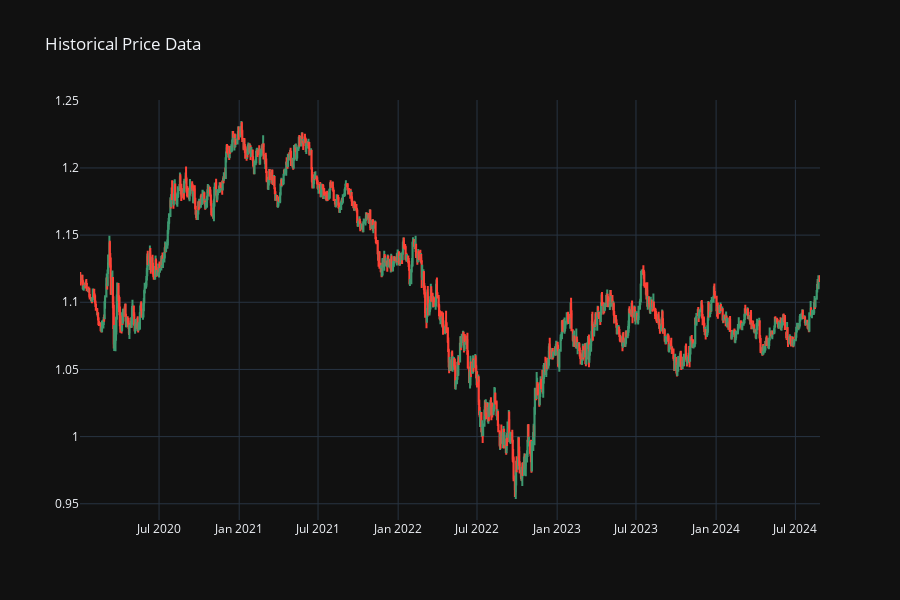

The code cell stored with this chart in its notebook:
### Code cell
symbol = 'EURUSD'
start_dt = datetime(2020, 1, 1)
end_dt = datetime.now()

# get historical data
mt5.initialize()
ohlc = get_ohlc_history(symbol, mt5.TIMEFRAME_D1, start_dt, end_dt, additional_columns=['tick_volume'])
ohlc['date'] = ohlc['time'].dt.date
display(ohlc)

fig = create_price_fig(ohlc)
display(fig)

### Figure 1 — Plotly figure (JSON) as saved in the notebook; plotly's stock layout.template omitted (floating-point values rounded to 4 significant figures; data arrays with more than 128 entries replaced by an {"elided": "..."} marker saying what was removed)
{"data": [{"close": {"elided": "1208 float values"}, "high": {"elided": "1208 float values"}, "low": {"elided": "1208 float values"}, "name": "OHLC Data", "open": {"elided": "1208 float values"}, "x": {"elided": "1208 str values"}, "type": "candlestick"}], "layout": {"height": 600, "title": {"text": "Historical Price Data"}, "xaxis": {"rangeslider": {"visible": false}}}}
